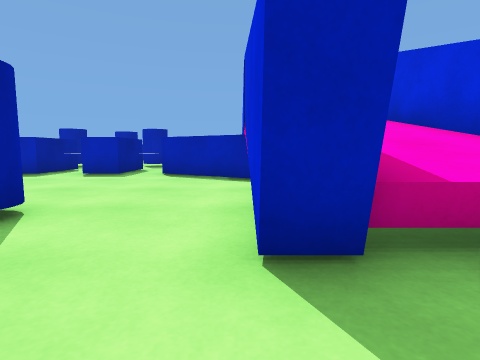
view 1 (above)

24 first-person views from a walk through a Unity game level. The camera is 0.68 m above the floor, tilts 6° down and sees 80° across. The floor is counted in squares, 1 m on a side. Each view is taken from the middle of a square. On the plan, view 1 faces up. The plan holds only what a view shows up to about 9 squares ahead; the rest is blank. The place goes on beyond the plan. Surface patterns are stand-ins for the level's own textures.

view 2
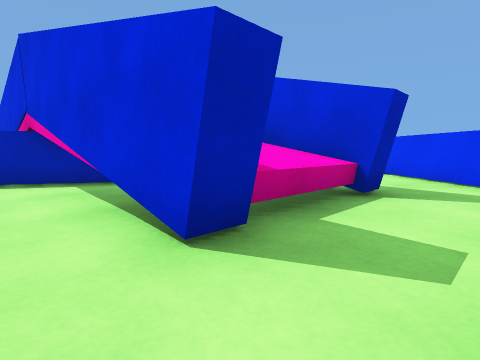

view 3
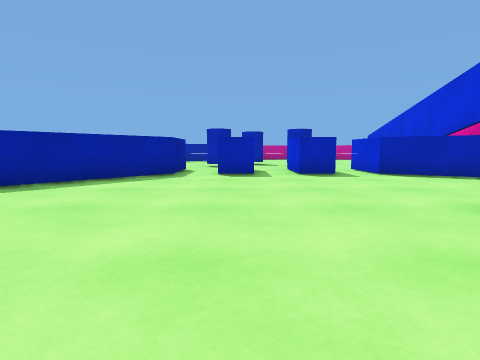

view 4
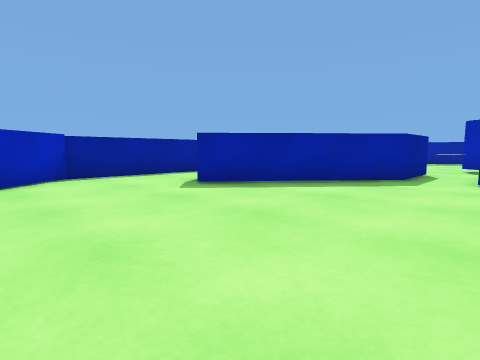

view 5
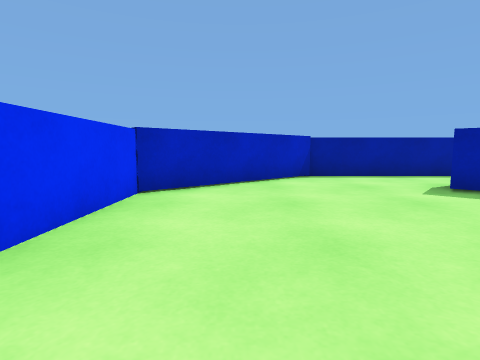

view 6
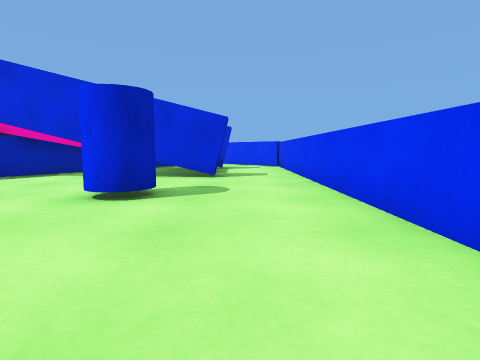

view 7
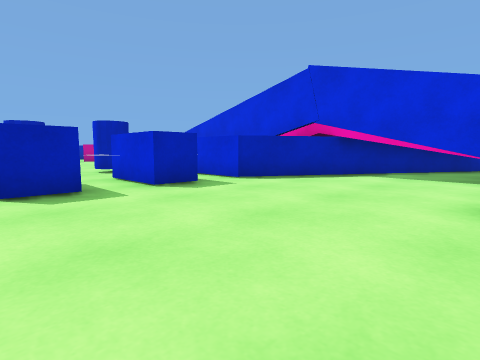

view 8
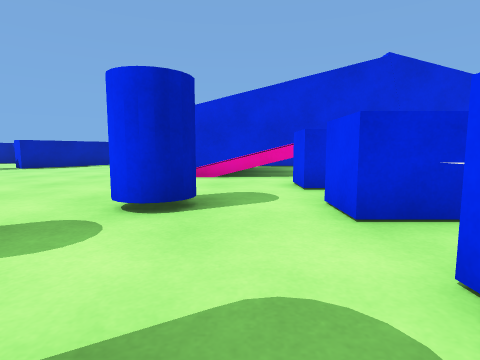

view 9
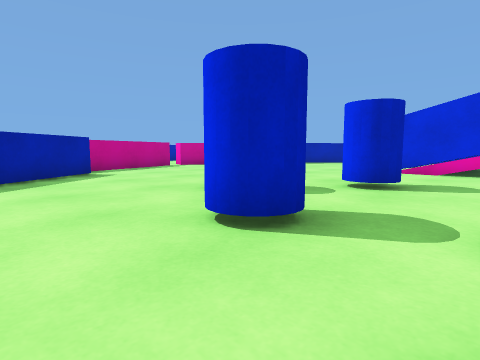

view 10
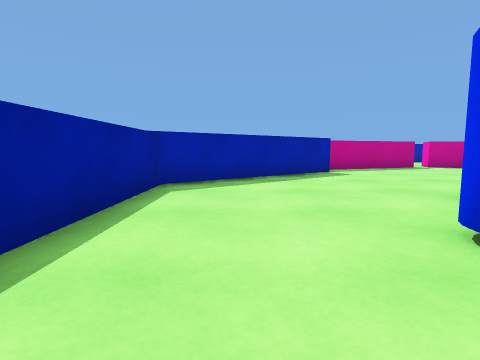

view 11
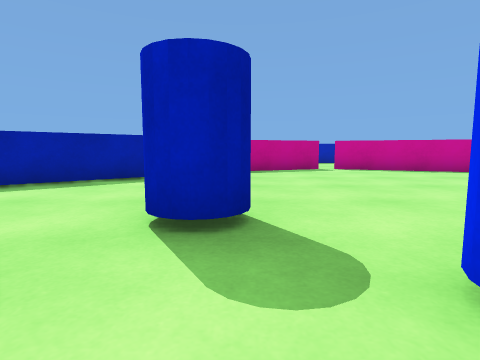

view 12
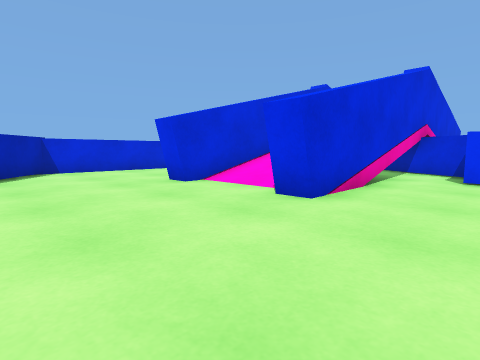

view 13
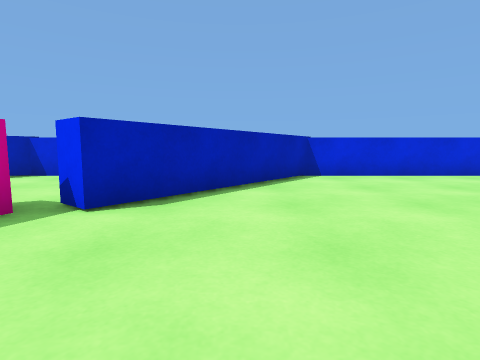

view 14
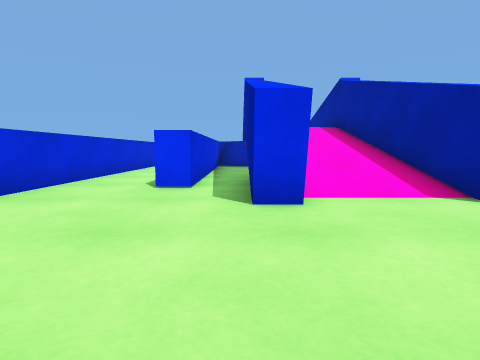

view 15
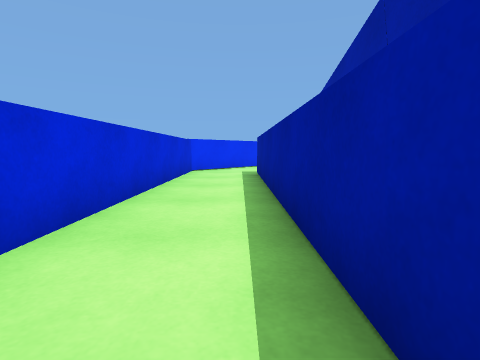

view 16
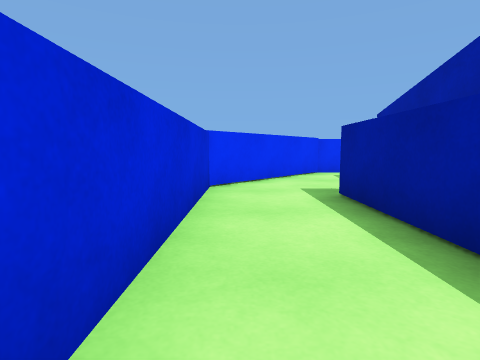

view 17
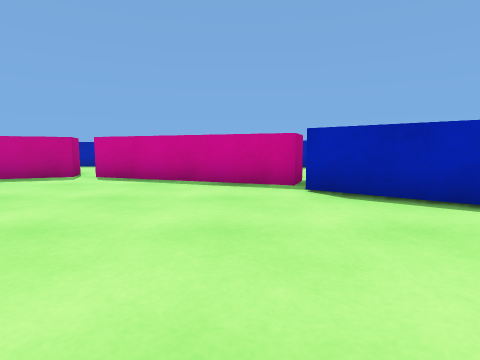

view 18
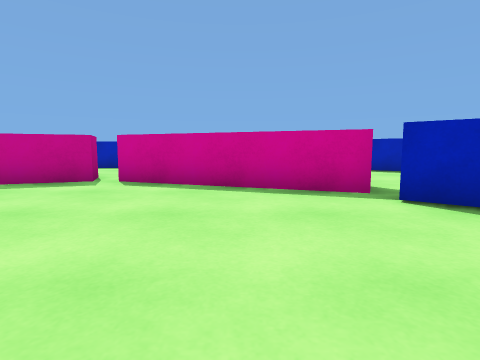

view 19
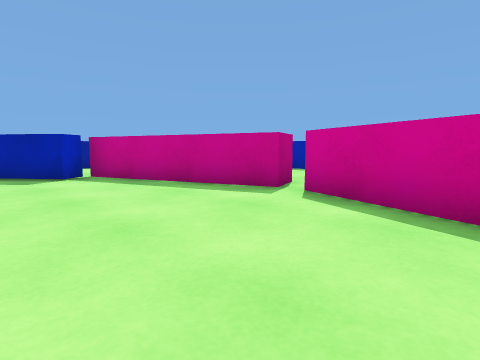

view 20
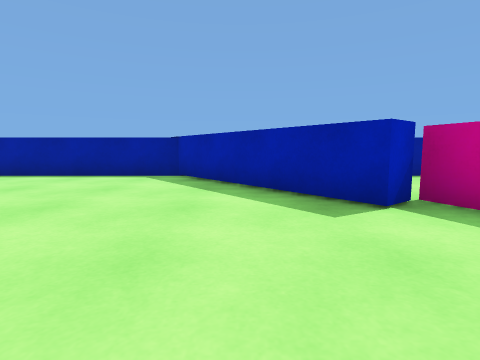

view 21
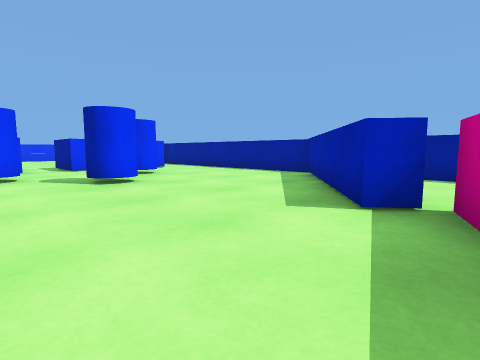

view 22
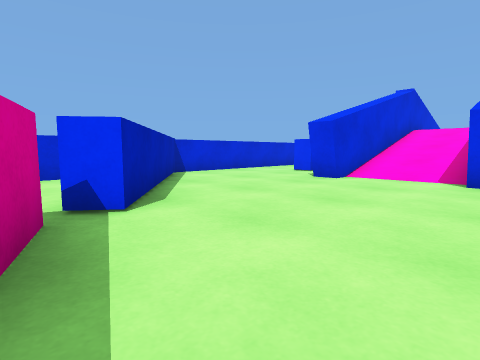

view 23
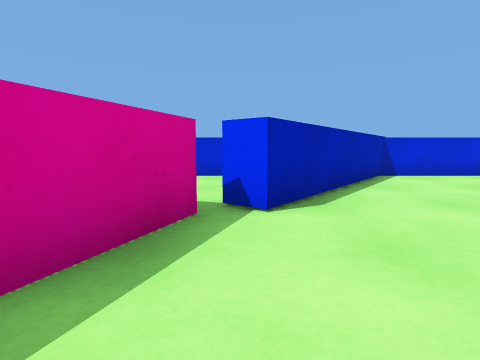

view 24
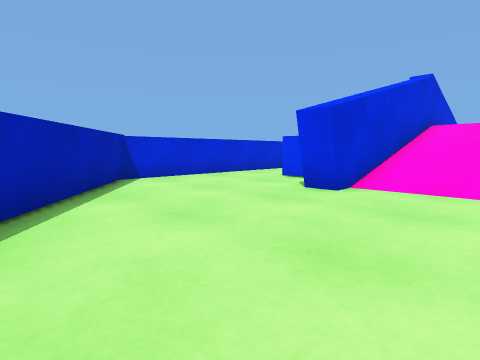

### Floor plan
Key: @ floor where view 1 was taken; # wall or solid block; x gap in a wall; . floor; / step, stairs or slope; ^ raised ledge; B blue block; C blue cylinder; O other object.
Columns run from 14 left of view 1 to 8 right of it. Each row starts with its distance up from view 1.
 24           ^^       ^^
 23            ^^      ^ ##
 22            ^^     ^^^^^
 21     ^^   ###.###  ^^^^
 20       ^###.....###^^^^^
 19    ^^^^x.........#^^^^^
 18    ^  ##..........^# ^^
 17      #.............##
 16    ##................##
 15    #..................#
 14    #....OO............#
 13    #..........#..##...#
 12    #...O..OO..#//###..#
 11    #..........#//###..#
 10      .B.B.B.B.#//###..#
  9      BB.B.B.BB#//###..#
  8      ##.B.B.###//###..#
  7 #   ##.......###   #..#
  6 #..##.........###  #..#
  5 #..#..........# ^###..#
  4 #.............# ^^##..#
  3 #..........CC.#^^^#...#
  2 ##............^^^^#..##
  1  ##.................##
  0   ##..........@....##
 -1    ####  ###########

Where each view was taken, in squares from view 1:
view 1: 0 up, 0 right, facing up
view 2: 0 up, 1 left, facing up-right
view 3: 0 up, 6 left, facing up
view 4: 1 up, 6 left, facing up-left
view 5: 1 up, 6 left, facing left
view 6: 1 up, 7 left, facing right
view 7: 3 up, 7 left, facing up-right
view 8: 11 up, 7 left, facing right
view 9: 10 up, 9 left, facing up-right
view 10: 10 up, 9 left, facing up
view 11: 11 up, 5 left, facing up
view 12: 17 up, 2 left, facing down-right
view 13: 17 up, 0 right, facing right
view 14: 17 up, 4 right, facing down
view 15: 12 up, 6 right, facing down
view 16: 8 up, 7 right, facing down
view 17: 14 up, 2 right, facing up
view 18: 15 up, 1 right, facing up
view 19: 17 up, 1 right, facing up-left
view 20: 17 up, 3 left, facing left
view 21: 20 up, 3 left, facing down-left
view 22: 20 up, 0 right, facing down-right
view 23: 19 up, 0 right, facing right
view 24: 18 up, 1 right, facing down-right
